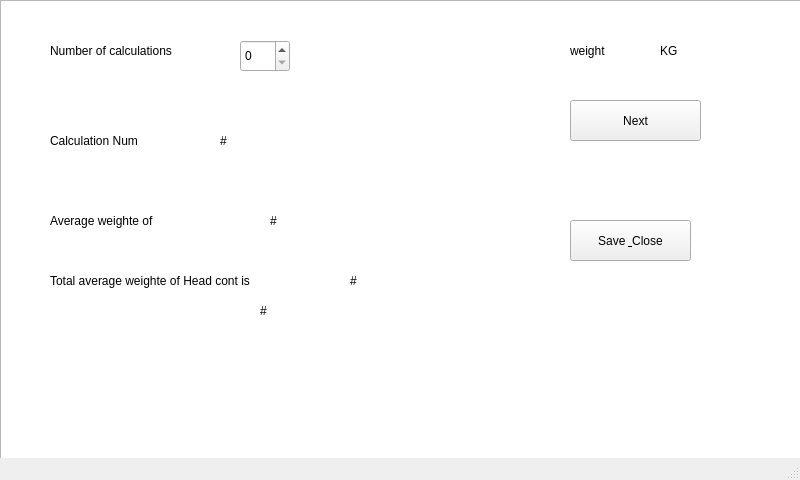
<?xml version="1.0" encoding="UTF-8"?>
<ui version="4.0">
 <class>MainWindow</class>
 <widget class="QMainWindow" name="MainWindow">
  <property name="geometry">
   <rect>
    <x>0</x>
    <y>0</y>
    <width>800</width>
    <height>480</height>
   </rect>
  </property>
  <property name="windowTitle">
   <string>MainWindow</string>
  </property>
  <widget class="QWidget" name="centralwidget">
   <widget class="QSpinBox" name="Radingnum">
    <property name="geometry">
     <rect>
      <x>240</x>
      <y>40</y>
      <width>50</width>
      <height>32</height>
     </rect>
    </property>
   </widget>
   <widget class="QLabel" name="label">
    <property name="geometry">
     <rect>
      <x>50</x>
      <y>40</y>
      <width>191</width>
      <height>22</height>
     </rect>
    </property>
    <property name="text">
     <string>Number of calculations</string>
    </property>
   </widget>
   <widget class="QPushButton" name="Next">
    <property name="geometry">
     <rect>
      <x>570</x>
      <y>100</y>
      <width>131</width>
      <height>41</height>
     </rect>
    </property>
    <property name="text">
     <string>Next</string>
    </property>
   </widget>
   <widget class="QLabel" name="label_2">
    <property name="geometry">
     <rect>
      <x>50</x>
      <y>130</y>
      <width>131</width>
      <height>22</height>
     </rect>
    </property>
    <property name="text">
     <string>Calculation Num </string>
    </property>
   </widget>
   <widget class="QLabel" name="total_Calculations">
    <property name="geometry">
     <rect>
      <x>220</x>
      <y>130</y>
      <width>68</width>
      <height>22</height>
     </rect>
    </property>
    <property name="text">
     <string>#</string>
    </property>
   </widget>
   <widget class="QLabel" name="label_4">
    <property name="geometry">
     <rect>
      <x>660</x>
      <y>40</y>
      <width>68</width>
      <height>22</height>
     </rect>
    </property>
    <property name="text">
     <string>KG</string>
    </property>
   </widget>
   <widget class="QLabel" name="label_5">
    <property name="geometry">
     <rect>
      <x>570</x>
      <y>40</y>
      <width>68</width>
      <height>22</height>
     </rect>
    </property>
    <property name="text">
     <string>weight</string>
    </property>
   </widget>
   <widget class="QLabel" name="label_6">
    <property name="geometry">
     <rect>
      <x>50</x>
      <y>210</y>
      <width>141</width>
      <height>22</height>
     </rect>
    </property>
    <property name="text">
     <string>Average weighte of </string>
    </property>
   </widget>
   <widget class="QLabel" name="label_7">
    <property name="geometry">
     <rect>
      <x>260</x>
      <y>300</y>
      <width>68</width>
      <height>22</height>
     </rect>
    </property>
    <property name="text">
     <string>#</string>
    </property>
   </widget>
   <widget class="QLabel" name="label_8">
    <property name="geometry">
     <rect>
      <x>270</x>
      <y>210</y>
      <width>68</width>
      <height>22</height>
     </rect>
    </property>
    <property name="text">
     <string>#</string>
    </property>
   </widget>
   <widget class="QLabel" name="label_9">
    <property name="geometry">
     <rect>
      <x>50</x>
      <y>270</y>
      <width>281</width>
      <height>22</height>
     </rect>
    </property>
    <property name="text">
     <string>Total average weighte of Head cont is</string>
    </property>
   </widget>
   <widget class="QLabel" name="label_10">
    <property name="geometry">
     <rect>
      <x>350</x>
      <y>270</y>
      <width>68</width>
      <height>22</height>
     </rect>
    </property>
    <property name="text">
     <string>#</string>
    </property>
   </widget>
   <widget class="QPushButton" name="SaveandClose">
    <property name="geometry">
     <rect>
      <x>570</x>
      <y>220</y>
      <width>121</width>
      <height>41</height>
     </rect>
    </property>
    <property name="text">
     <string>Save &amp; Close</string>
    </property>
   </widget>
   <widget class="QGraphicsView" name="graphicsView">
    <property name="geometry">
     <rect>
      <x>0</x>
      <y>0</y>
      <width>801</width>
      <height>481</height>
     </rect>
    </property>
    <property name="styleSheet">
     <string notr="true">Background: url(Back.jpeg)</string>
    </property>
   </widget>
   <zorder>graphicsView</zorder>
   <zorder>Radingnum</zorder>
   <zorder>label</zorder>
   <zorder>Next</zorder>
   <zorder>label_2</zorder>
   <zorder>total_Calculations</zorder>
   <zorder>label_4</zorder>
   <zorder>label_5</zorder>
   <zorder>label_6</zorder>
   <zorder>label_7</zorder>
   <zorder>label_8</zorder>
   <zorder>label_9</zorder>
   <zorder>label_10</zorder>
   <zorder>SaveandClose</zorder>
  </widget>
  <widget class="QStatusBar" name="statusbar"/>
 </widget>
 <resources/>
 <connections/>
</ui>
